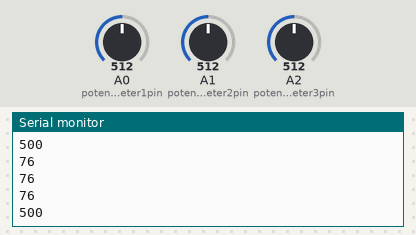
Simulated run of this sketch. Board: Arduino Uno, built with avr-gcc and run on an emulated ATmega328P. Shown: the last lines printed to the serial monitor. Inputs (shaded band) come from the test bench; at power-on: A0 (potentiometer1pin) = 512, A1 (potentiometer2pin) = 512, A2 (potentiometer3pin) = 512.

Above: at 1.2 s.
1.3 s: A0 (potentiometer1pin) set to 716
2.8 s: A1 (potentiometer2pin) set to 306
At 3.22 s:
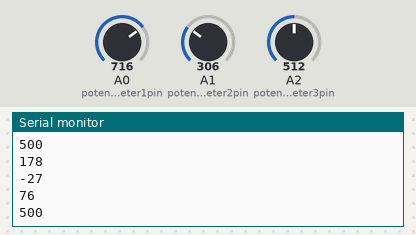
4.3 s: A2 (potentiometer3pin) set to 900
At 4.73 s:
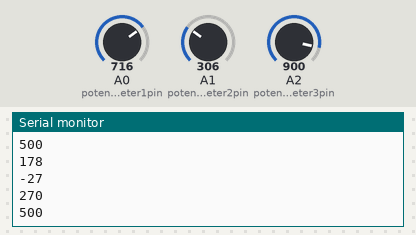
5.8 s: A2 (potentiometer3pin) set to 1023
At 6.23 s:
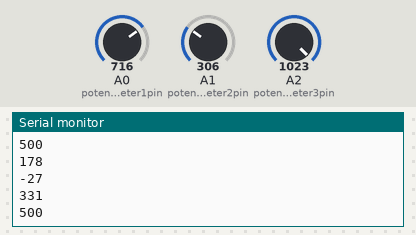
7.3 s: A1 (potentiometer2pin) set to 122
At 7.74 s:
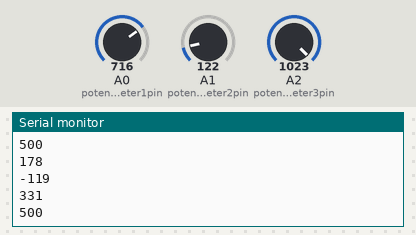
8.8 s: A0 (potentiometer1pin) set to 511
Timing chart, 0 to 11.3 s (numbered marks = the images above; inputs shaded):
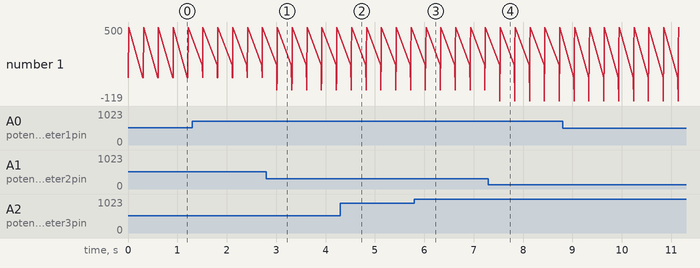

Measured:
- after the input at 2.8 s, the serial monitor: prints a new line after 0.22 s (image 1)
- after the input at 4.3 s, the serial monitor: prints a new line after 0.22 s (image 2)
- after the input at 5.8 s, the serial monitor: prints a new line after 0.23 s (image 3)
- after the input at 7.3 s, the serial monitor: prints a new line after 0.23 s (image 4)

The sketch:

roboArm.ino
```cpp
int potentiometer1pin = 0;
int potentiometer2pin = 1;
int potentiometer3pin = 2;


int potVal1 = 0;
int potVal2 = 0;
int potVal3 = 0;

int potVals[3];

/* Serial port in LABVIEW is MXP TTL */

void setup()
{
                    /* The baud rate of our serial port is 9600, parity should be one and data bits is 8 */
                    Serial.begin(9600);
}


void loop()
{


                    /* Basically we're just gonna receive the potentiometer information and then send it to the serial port so we can use it in labview
                   might have to turn this into one array that sends with headers inside of it also the for(;;) means for..EVER ;D*/
                   for(;;)
                   {

                    potVal1 = analogRead(potentiometer1pin);
                    potVal2 = analogRead(potentiometer2pin);
                    potVal3 = analogRead(potentiometer3pin);

                   potVals[0] = ((potVal1-360)/2);
                   potVals[1] = ((potVal2-360)/2);
                   potVals[2] = ((potVal3-360)/2);


                    /* the serial write will send bytes of data to the serial port and our serial print will just print it out for us so we can see */
                    for(int i =0; i<4;i++)
                    {
                                        if(i==3){
                                        Serial.println(500);
                                        } else {
                                        Serial.println(potVals[i]);
                                        }
                    }


                    /* rip it goes way too fast so we need delays */
                    delay(300);

                    }
}
```
